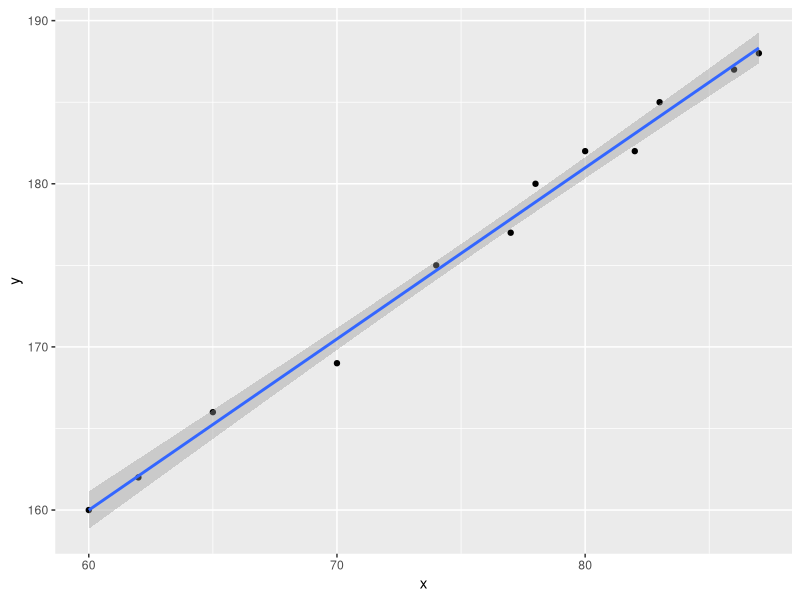

Here is the R script that generated this plot:
setwd("path/to/project/folder")
install.packages("ggplot2")
library("ggplot2")
input_data <- read.table("height.csv", sep=",", header=TRUE)
attach(input_data)
ggplot(input_data, aes(x,y)) + geom_point() + geom_smooth(method="lm")
lm <- lm(y~x)
predicted_heights <- predict(lm, data.frame(x), interval="predict")
predicted_heights[0:6]
y[0:6]
summary(lm)$r.squared
detach(input_data)
